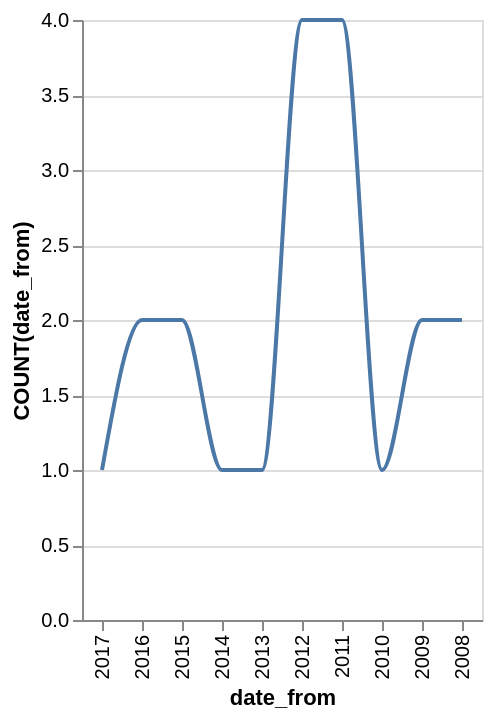

Describe this chart as a Vega-Lite specification.
### Vega-Lite specification from a JSON file in a GitHub repository (floating-point values rounded to 4 significant figures)
{"data": {"values": [{"x_data": "2017", "y_data": 1}, {"x_data": "2016", "y_data": 2}, {"x_data": "2015", "y_data": 2}, {"x_data": "2014", "y_data": 1}, {"x_data": "2013", "y_data": 1}, {"x_data": "2012", "y_data": 4}, {"x_data": "2011", "y_data": 4}, {"x_data": "2010", "y_data": 1}, {"x_data": "2009", "y_data": 2}, {"x_data": "2008", "y_data": 2}]}, "mark": {"type": "line", "interpolate": "monotone"}, "encoding": {"x": {"field": "x_data", "type": "nominal", "title": "date_from", "sort": "descending"}, "y": {"field": "y_data", "type": "quantitative", "title": "COUNT(date_from)"}}}
